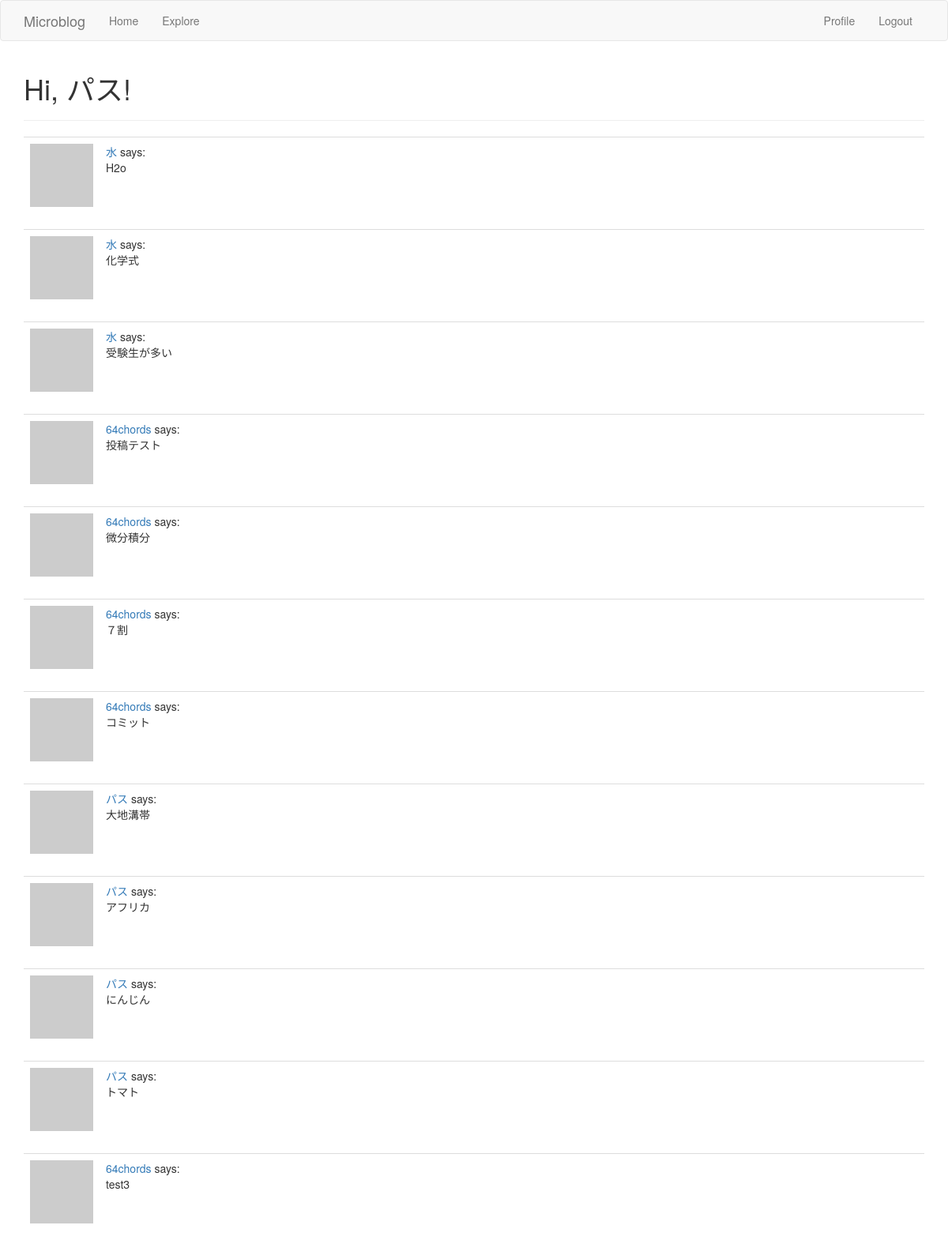
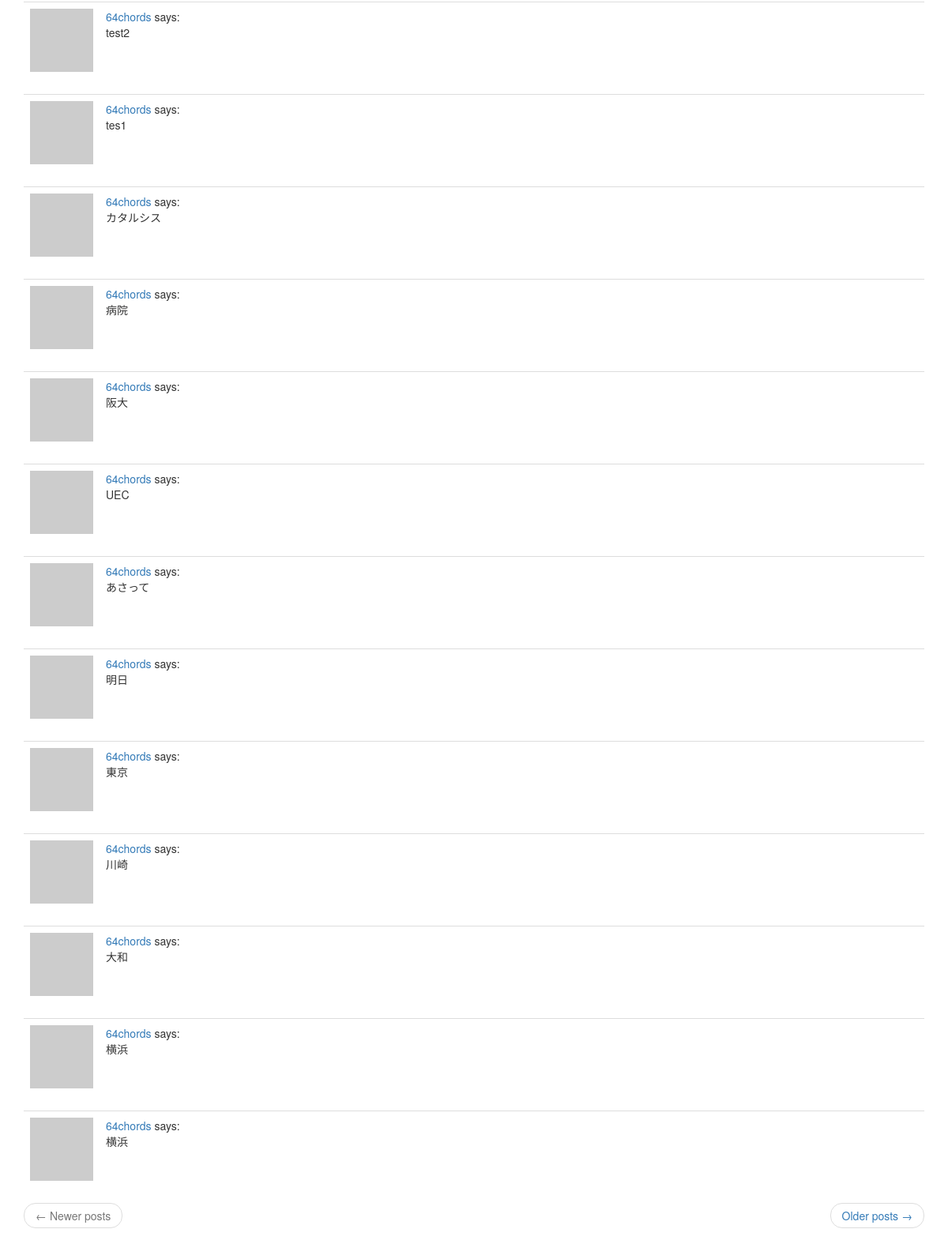
Screenshot of /explore (signed in) with the database file from the repository (2 pictures, top to bottom).
### app/models.py (models this page shows, shortened)
class User(UserMixin,db.Model):
    id = db.Column(db.Integer,primary_key=True)
    username = db.Column(db.String(64),index=True,unique=True)
    email = db.Column(db.String(120),index=True,unique=True)
    password_hash = db.Column(db.String(128))
    about_me = db.Column(db.String(140))
    last_seen = db.Column(db.DateTime,default=datetime.utcnow)
    """
    a db.relationship field is normally defined on the “one” side, and
    is used as a convenient way to get access to the “many”.
    """
    posts = db.relationship("Post",backref="author",lazy="dynamic")
    """
    フォロー・フォロワーの関係を追加
    "User": セルフ参照の関係なので自分自身
    secondary: 関係性を表す関係テーブル
    followers.c.**: cはColumnsを表すプロパティ
    詳細はp.134~135を参照のこと（８．３節）
    """
    followed = db.relationship(
        "User",secondary=followers,
        primaryjoin=(followers.c.follower_id == id),
        secondaryjoin=(followers.c.followed_id == id),
        backref=db.backref("followers",lazy="dynamic"),lazy="dynamic"
    )
    def avatar(self,size):
        digest = md5(self.email.lower().encode('utf-8')).hexdigest()
        return "https://www.gravatar.com/avatar/{}?d=identicon&s={}".\
            format(digest,size)

class Post(db.Model):
    id = db.Column(db.Integer,primary_key=True)
    body = db.Column(db.String(140))
    timestamp = db.Column(db.DateTime,index=True,default=datetime.utcnow)
    user_id = db.Column(db.Integer,db.ForeignKey('user.id'))

### app/routes.py (the view)
@app.route("/explore")
@login_required
def explore():
    page = request.args.get("page",1,type=int)
    posts = Post.query.order_by(Post.timestamp.desc()).paginate(
        page,app.config["POSTS_PER_PAGE"],False)
    next_url = url_for('explore',page=posts.next_num)\
        if posts.has_next else None
    prev_url = url_for('explore',page=posts.prev_num)\
        if posts.has_prev else None
    """
    index.htmlと大差ないため、レンダリングで使用する。
    postフォームは不要のため、引数には含めない。
    """
    return render_template("index.html",title="Explore",posts=posts.items,
        next_url=next_url,prev_url=prev_url)

### app/models.py (called while the page is built)
@login.user_loader
def load_user(id):
    return User.query.get(int(id))

### app/routes.py (called while the page is built)
@app.before_request
def before_request():
    if current_user.is_authenticated:
        current_user.last_seen = datetime.utcnow()
        db.session.commit()

### app/templates/index.html (shortened to what this page needs)
{% extends "base.html" %}
{% import "bootstrap/wtf.html" as wtf %}
{% block app_content %}
  <h1>Hi, {{ current_user.username }}!</h1>
  <hr>
  {% for post in posts %}
    {% include '_post.html' %}
  {% endfor %}
  <nav aria-label="...">
    <ul class="pager">
      <li class="previous{% if not prev_url %} disabled{% endif %}">
        <a href="{{ prev_url or '#' }}">
          <span aria-hidden="true">&larr;</span> Newer posts
        </a>
      </li>
      <li class="next{% if not next_url %} disabled{% endif %}">
        <a href="{{ next_url or '#' }}">
          Older posts <span aria-hidden="true">&rarr;</span>
        </a>
      </li>
    </ul>
  </nav>
{% endblock %}

### app/templates/_post.html
<table class="table table-hover">
  <tr valign="top">
    <td width="70px">
      <a href="{{ url_for("user",username=post.author.username) }}">
        <img src="{{ post.author.avatar(70) }}" alt="">
      </a>
    </td>
    <td>
      <a href="{{ url_for('user',username=post.author.username) }}">
        {{ post.author.username }}
      </a>
      says:
      <br>
      {{ post.body }}
    </td>
  </tr>
</table>

### rows the page displays
User: username "パス"
Post: author.username "水", body "H2o"
Post: author.username "水", body "化学式"
Post: author.username "水", body "受験生が多い"
Post: author.username "64chords", body "投稿テスト"
Post: author.username "64chords", body "微分積分"
Post: author.username "64chords", body "７割"
Post: author.username "64chords", body "コミット"
Post: author.username "パス", body "大地溝帯"
Post: author.username "パス", body "アフリカ"
Post: author.username "パス", body "にんじん"
Post: author.username "パス", body "トマト"
Post: author.username "64chords", body "test3"
Post: author.username "64chords", body "test2"
Post: author.username "64chords", body "tes1"
Post: author.username "64chords", body "カタルシス"
Post: author.username "64chords", body "病院"
Post: author.username "64chords", body "阪大"
Post: author.username "64chords", body "UEC"
Post: author.username "64chords", body "あさって"
Post: author.username "64chords", body "明日"
Post: author.username "64chords", body "東京"
Post: author.username "64chords", body "川崎"
Post: author.username "64chords", body "大和"
Post: author.username "64chords", body "横浜"
Post: author.username "64chords", body "横浜"
